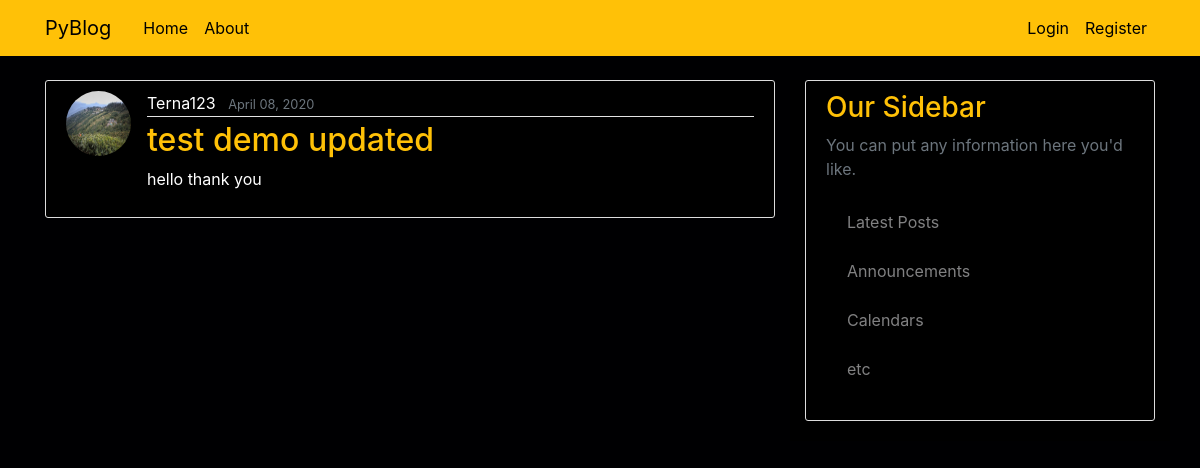
The page /post/26/ on the database its author committed.
### pyblog/models.py (models this page shows, shortened)
class post(models.Model):
    title = models.CharField(max_length=100)
    content = models.TextField()
    date = models.DateTimeField(default=timezone.now) #time and date can be updated
    author = models.ForeignKey(User, on_delete=models.CASCADE) #models.CASCADE; if user is deleted all this posts will be delted

### users/models.py (models this page shows, shortened)
class profile(models.Model):
    user = models.OneToOneField(User,on_delete= models.CASCADE)
    image = models.ImageField(default='default.jpg',upload_to ='profile_pics')

### pyblog/views.py (the view)
# urls.py: path('post/<int:pk>/', PostDetailView.as_view() , name='post-detail'),
class PostDetailView(DetailView):
    model = post

### pyblog/templates/pyblog/post_detail.html (shortened to what this page needs)
{% extends "pyblog/base.html" %}
{% block content %}
 <article style="background-color:#000000" class="media content-section">
    <img class ="rounded-circle article-img" src = "{{ object.author.profile.image.url }}">
    <div style="background-color:#000000" class="media-body">
        <div class="article-metadata">
            <a style="color:#ffffff" class="mr-2" href="{% url 'user-posts' object.author.username %}">{{ object.author }}</a>
            <a style="color:#ffffff"><small class="text-muted">{{ object.date|date:"F d, Y" }}</small></a>
        </div>
        <h2 style="color:#ffc107" class="article-title">{{ object.title }}</h2>
        <p  class="article-content">{{ object.content }}</p>
    </div>
 </article>
{% endblock content %}

### pyblog/static/pyblog/main.css (style rules this page uses)
body { background: #000002; color: #ffffff; margin-top: 5rem; }
h1, h2, h3, h4, h5, h6 { color: #266df1; }
.content-section { background: #ffffff; padding: 10px 20px; border: 1px solid #dddddd; border-radius: 3px; margin-bottom: 20px; }
.article-title { color: #444444; }
.article-content { white-space: pre-line; }
.article-img { height: 65px; width: 65px; margin-right: 16px; }
.article-metadata { padding-bottom: 1px; margin-bottom: 4px; border-bottom: 1px solid #e3e3e3 }

### rows shown on the page
post: author.profile.image (picture), author "Terna123", date "April 08, 2020", title "test demo updated", content "hello thank you"
